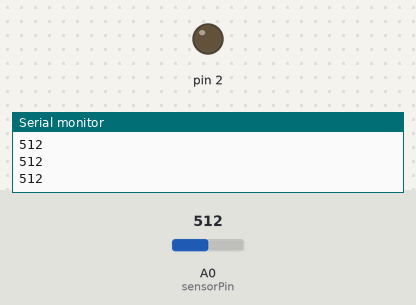
Bench run of a sketch on a simulated Arduino Uno, built with avr-gcc and run on an emulated ATmega328P. Parts: output pins drawn as LEDs (lit = HIGH), the last lines printed to the serial monitor. Inputs (shaded band) come from the test bench; at power-on: A0 (sensorPin) = 512.

Above: at 1.2 s.
1.3 s: A0 (sensorPin) set to 482
At 1.8 s:
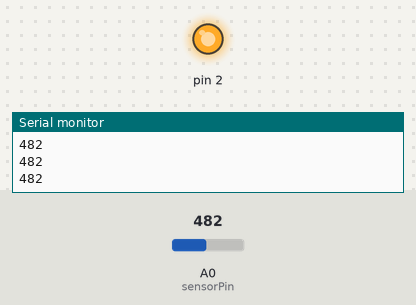
2.8 s: A0 (sensorPin) set to 510
At 4.0 s:
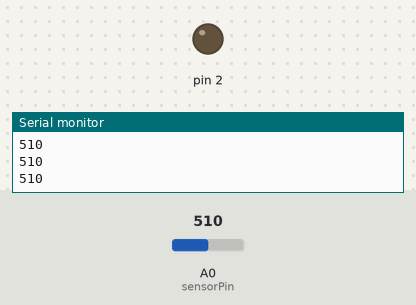
4.3 s: A0 (sensorPin) set to 490
At 5.3 s:
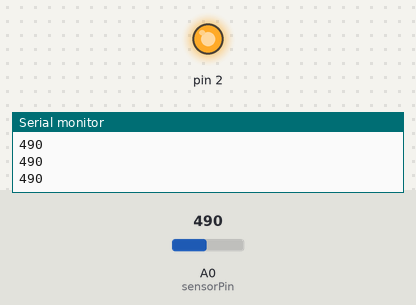
Timing chart, 0 to 7.3 s (numbered marks = the images above; inputs shaded):
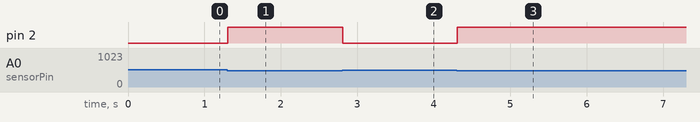

The sketch:

Final_WIP.ino
```cpp
int sensorPin = A0;
int sensorValue = 0;

void setup() {
  Serial.begin(9600);
  pinMode(2, OUTPUT);
}

void loop() {
  sensorValue = analogRead(sensorPin);
  Serial.println(sensorValue);

    if (sensorValue>500){
      digitalWrite(2, LOW);

    }
    else if (sensorValue>300){
      digitalWrite(2, HIGH);
    }
    else{
      digitalWrite(2, HIGH);

    }
}
```

Measured:
- the behaviour switches between 501 and 500 on A0 (sensorPin) (found by bisection; images 0 and 1)
- after the input at 1.3 s, pin 2: LOW → HIGH at once
- after the input at 2.8 s, pin 2: HIGH → LOW at once
- after the input at 4.3 s, pin 2: LOW → HIGH at once
